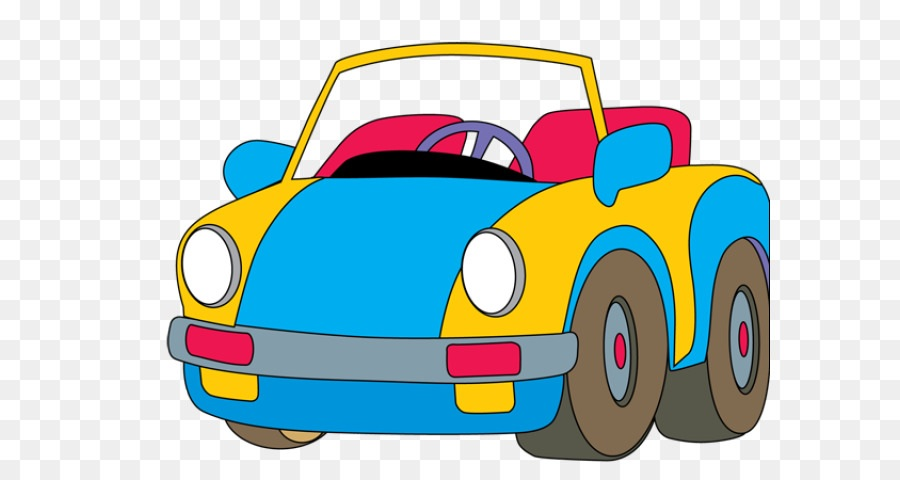
#> input picture raskraska/car.jpg, 900 x 480 px
$ python temp.py
#> lines starting #> are read from the running program, lines starting #| are printed output that depends on the picture; after the words box and inside, x2 and y2 are one past the last pixel; in counts of white or black regions, pixels touching at a corner belong together
import cv2

# img = cv2.imread('car.jpg')
img = cv2.imread("car.jpg", cv2.IMREAD_GRAYSCALE)
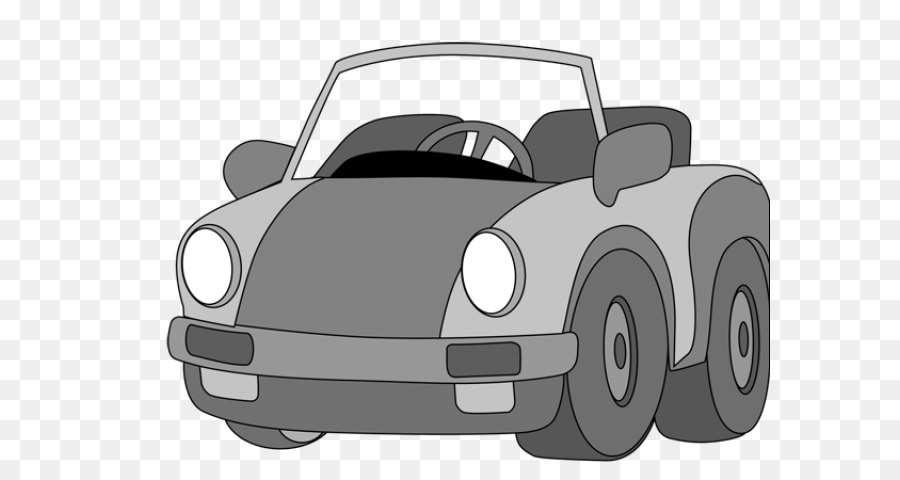
#> img: shape (480, 900); min 0, max 255, mean 196.4
ret, thresh = cv2.threshold(img, 84, 255, 0)
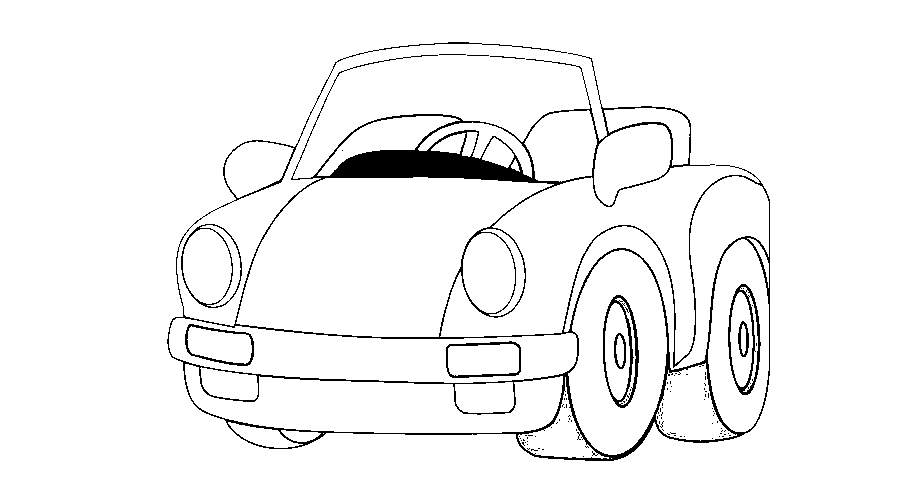
#> thresh: shape (480, 900); 95.4% white; 96 black regions (85 under 20 px)
countours, hierarchy = cv2.findContours(thresh, 1, 2)
#> countours = 338 contours, 275 with area under 20; largest, box (x1, y1, x2, y2) and area: (0, 0, 900, 480) 430621, (166, 99, 771, 462) 142038, (236, 177, 554, 337) 32507, (169, 318, 577, 383) 17086, (568, 250, 667, 455) 15096

print(countours[200])
#| [[[190 226]]
#|  [[191 225]]
#|  [[192 226]]
#|  [[191 227]]]
# img = cv2.drawContours(img, countours, 500, (0, 0, 255), 3)
cv2.imshow("image", cv2.drawContours(img, countours, -1, (0, 0, 255), 1))
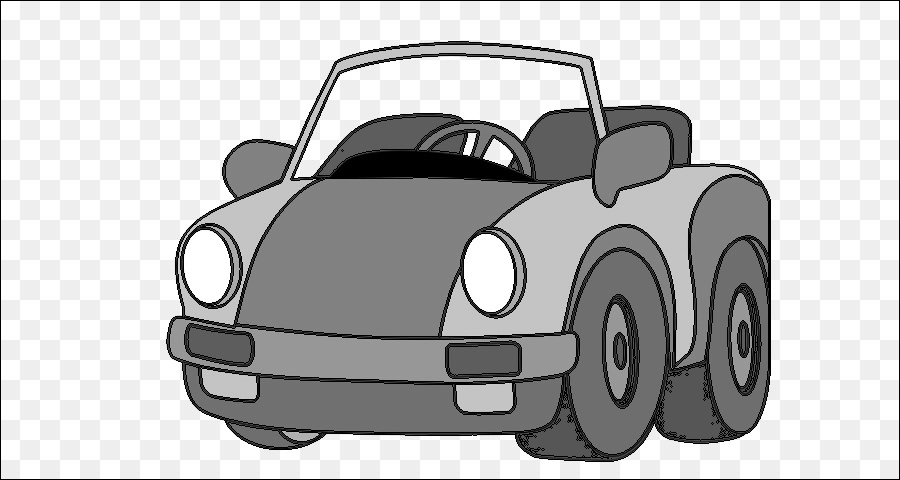
#> window 'image': shape (480, 900); min 0, max 255, mean 190.1
cv2.waitKey(0)
